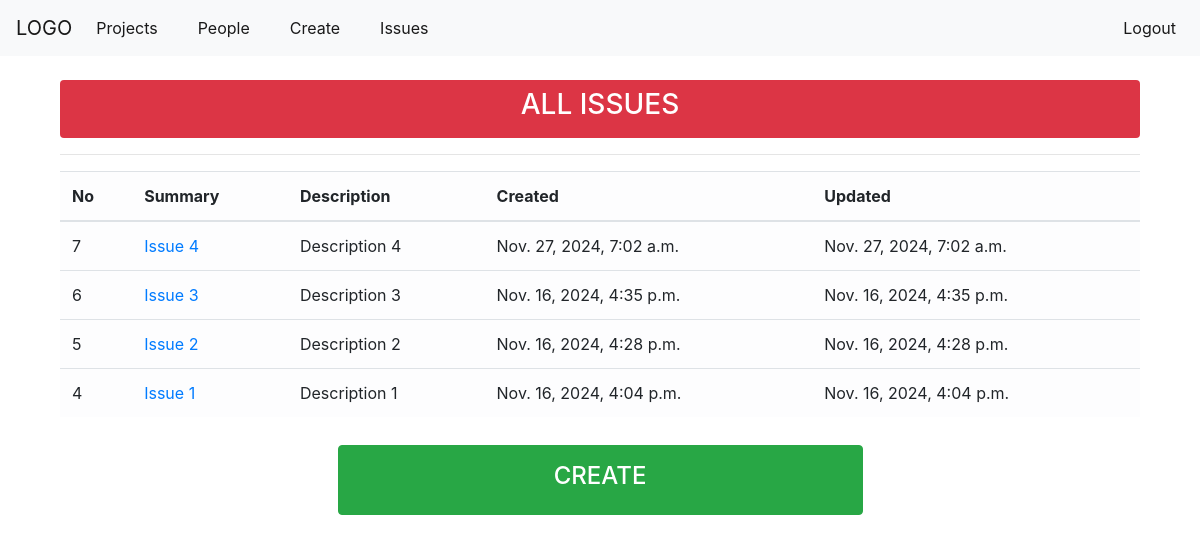
Page /issues/ (signed in) on the committed database.
### jira/models.py (models this page shows, shortened)
class JiraIssue(models.Model):
	summary = models.CharField(max_length=250)
	detail = models.TextField()
	status = models.CharField(max_length = 50, choices=status, default="new")
	reported_by = models.ForeignKey(User, null=True, on_delete=models.SET_NULL, related_name='issue_reported_by')
	assigned_to = models.ForeignKey(User, null=True, on_delete=models.CASCADE, related_name='issue_assigned_to')
	date_created = models.DateTimeField(auto_now_add=True)
	date_updated = models.DateTimeField(auto_now=True)
	project_name = models.ForeignKey(JiraProject, null=True, on_delete=models.CASCADE)
	class Meta:
		ordering = ['-date_updated']

### jira/views.py (the view)
# urls.py: path("issues/", views.showIssues, name='show-issues'),
@login_required
def showIssues(request):
	issues = JiraIssue.objects.filter(assigned_to=request.user)
	context = {
		'issues' : issues
	}
	return render(request, 'jira/issues.html', context)

### jira/templates/jira/issues.html (shortened to what this page needs)
{% extends 'base.html' %}
{%load crispy_forms_tags %}
{% block content %}
	<div class='container-fluid row-2'>
		<div class="bg bg-danger text-white text-center p-2 rounded">
			<h3>ALL ISSUES</h3>
		</div>
		<hr>
		{% if issues %}
			<table class="table table-light table-hover">
				<thead>
					<tr>
						<th scope="col">No</th>
						<th scope="col">Summary</th>
						<th scope="col">Description</th>
                        <th scope="col">Created</th>
                        <th scope="col">Updated</th>
					</tr>
				</thead>
					<tbody>
						{% for issue in issues %}
							<tr>
								<td scope="row">{{ issue.pk }}</td>
								<td><a href="{% url 'issue-details' issue.pk %}">{{ issue.summary }}</a></td>
								<td>{{ issue.detail }} </td>
                                <td>{{ issue.date_created }} </td>
                                <td>{{ issue.date_updated }} </td>
							</tr>
						{% endfor %}
					</tbody>
			</table>
		{% endif %}
		<div class="container text-center my-4">
			<a href="{% url 'create-issue' %}"<button class="btn btn-success mx-0 my-1 col-6 p-3"><h4>CREATE</h4></button></a>
		</div>
	</div>
{% endblock %}

### rows in the picture
JiraIssue: pk "7", summary "Issue 4", detail "Description 4", date_created "Nov. 27, 2024, 7:02 a.m.", date_updated "Nov. 27, 2024, 7:02 a.m."
JiraIssue: pk "6", summary "Issue 3", detail "Description 3", date_created "Nov. 16, 2024, 4:35 p.m.", date_updated "Nov. 16, 2024, 4:35 p.m."
JiraIssue: pk "5", summary "Issue 2", detail "Description 2", date_created "Nov. 16, 2024, 4:28 p.m.", date_updated "Nov. 16, 2024, 4:28 p.m."
JiraIssue: pk "4", summary "Issue 1", detail "Description 1", date_created "Nov. 16, 2024, 4:04 p.m.", date_updated "Nov. 16, 2024, 4:04 p.m."
